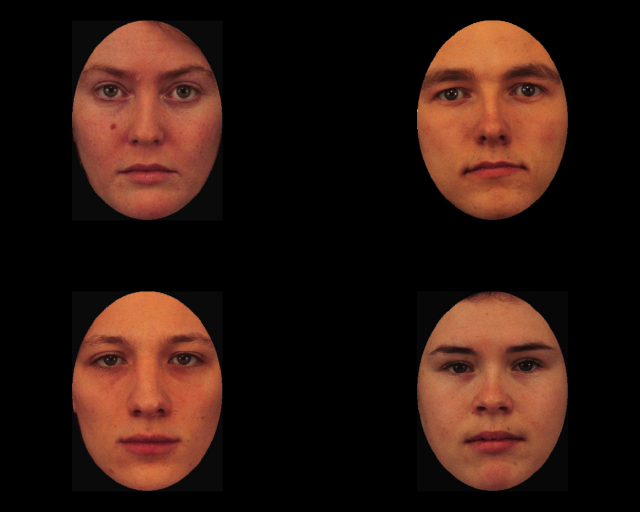
#> input picture 3.bmp, 1280 x 1024 px (shown at 1/2 size)
$ python test.py
#> lines starting #> are read from the running program, lines starting #| are printed output that depends on the picture
from PIL import Image
img = Image.open('3.bmp')
#> img is the input picture: PIL image 1280x1024 RGB; mean R, G, B 45.7, 23.8, 16.5
area = (144,41,446,441)
cropped_img = img.crop(area)
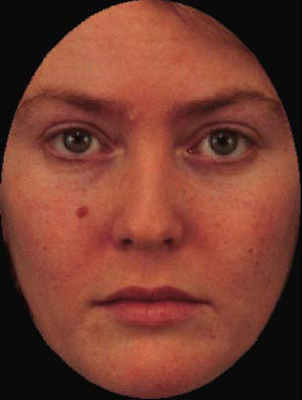
#> cropped_img: PIL image 302x400 RGB; mean R, G, B 118.3, 60.5, 47.3
cropped_img.show()
cropped_img.save('bkgd.jpg')

$ run again, with 8.bmp copied over 3.bmp
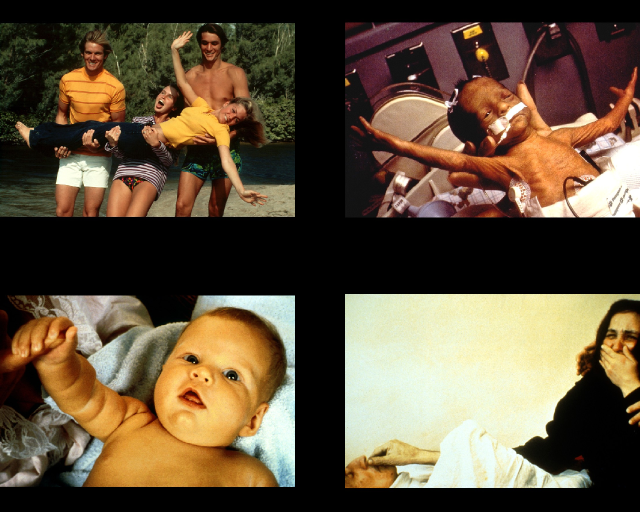
#> input picture 8.bmp, 1280 x 1024 px (shown at 1/2 size)
#> img is the input picture: PIL image 1280x1024 RGB; mean R, G, B 96.9, 81, 59.6
#> `cropped_img = img.crop(area)`:
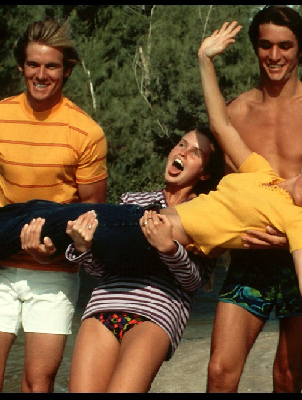
#> cropped_img: PIL image 302x400 RGB; mean R, G, B 112, 83.7, 50.2

$ run again, with baby.jpg saved as 3.bmp
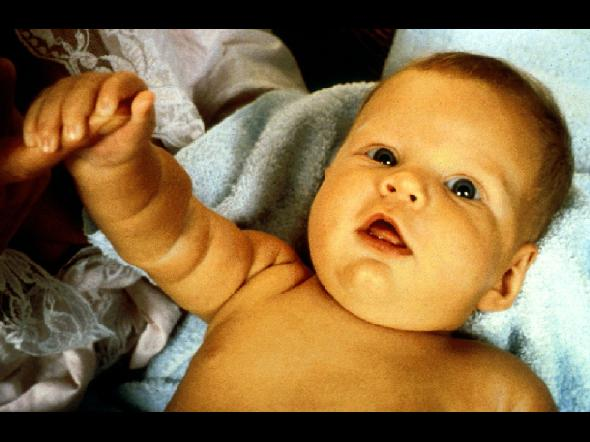
#> input picture baby.jpg, 590 x 442 px
#> img is the input picture: PIL image 590x442 RGB; mean R, G, B 134.4, 106.2, 66.2
#> `cropped_img = img.crop(area)`:
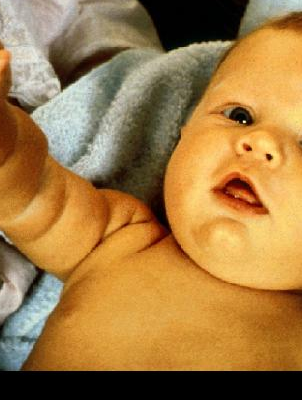
#> cropped_img: PIL image 302x400 RGB; mean R, G, B 162.4, 123.1, 68.3
